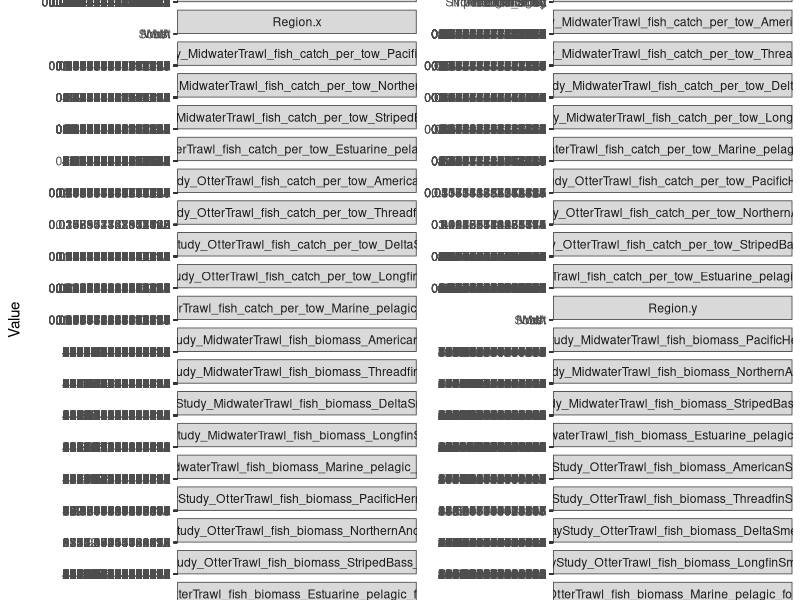

Source code (R):
## ---- chunk 1
knitr::opts_chunk$set(echo = TRUE)
## ---- chunk 2
library(dplyr)
library(tidyr)
library(ggplot2)
## ---- chunk 3
amphipod=read.csv("amphipod_annual_regions.csv")
flow=read.csv("annual_average_deltawide_flow_byregion.csv")
clams=read.csv("clams_annual_regions.csv")
fishbs=read.csv("fish_BayStudy_by_region.csv")
fishdj=read.csv("fish_DJFMP_by_region.csv")
fishfm=read.csv("fish_FMWT_by_regions.csv")

## These (nutwq and temp) eventually need to be updated:
nutwq=read.csv("nutrient_data_yearly.csv")
temp=read.csv("temperature.csv") %>%
	rename(Temperature_model=Temperature)

zoop=read.csv("zoop_annual_regions.csv")

zoopbm=dplyr::select(zoop, Year, Region, grep("BPUE", colnames(zoop)))

combined=flow %>% 
  full_join(nutwq, by=c("Year")) %>% 
  full_join(temp, by=c("Year")) %>% 
  full_join(fishfm, by=c("Year","Region")) %>% 
  full_join(fishbs, by=c("Year","Region")) %>% 
  full_join(fishdj, by=c("Year","Region")) %>% 
  full_join(zoopbm, by=c("Year","Region")) %>% 
  full_join(clams, by=c("Year","Region")) %>% 
  full_join(amphipod, by=c("Year","Region")) %>% 
  arrange(Year, Region)

write.csv(combined, "annual_data_compiled_regions.csv", row.names = F)
## ---- chunk 4
datalong=gather(combined,Var,Value,4:ncol(combined))
datalong$Var=factor(datalong$Var,levels = unique(datalong$Var))
datalong$Region=factor(datalong$Region, levels=c("West","North","South"))

ggplot(datalong, aes(y=Value, x=Year, col=Region)) +
  facet_wrap(.~Var, scales = "free_y", ncol = 2) +
  geom_line() + geom_point() +
  theme_bw() + 
  theme(legend.position="top")
